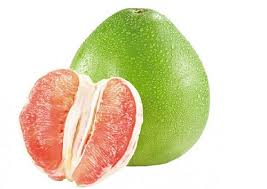
#> input picture sample.jpg/buoi_01.jpg, 267 x 189 px; its folder holds only this picture in this run
$ python -i segmentation_kmeans_threshold.py   (imports and definitions only)
#> lines starting #> are read from the running program, lines starting #| are printed output that depends on the picture
import cv2
import numpy as np
from tkinter import *
from tkinter import filedialog, messagebox
from PIL import Image, ImageTk

# ================== GIAO DIỆN CHÍNH ==================
# [4 lines not run here, left out]

# -------------- Biến toàn cục --------------
img_path = None
img_original = None
img_display = None
panel_original = None
panel_kmeans = None
panel_otsu = None
panel_manual = None
K = 3  # Số cụm K mặc định
DISPLAY_SIZE = (280, 280)
last_otsu_t = None


# ================== HÀM CHỌN ẢNH ==================
def choose_image():
    global img_path, img_original, img_display
    filetypes = [("Image files", "*.jpg;*.jpeg;*.png;*.bmp")]
    img_path = filedialog.askopenfilename(title="Chọn ảnh", filetypes=filetypes)
#> the answer given: sample.jpg/buoi_01.jpg
    if not img_path:
        return

    img_original = cv2.imread(img_path)
#> img_original is the input picture: shape (189, 267, 3); mean B, G, R 186.3, 218.7, 225.3
    if img_original is None:
        messagebox.showerror("Lỗi", "Không đọc được ảnh! Hãy chọn lại.")
        return

    # Hiển thị ảnh gốc và tính trước các kết quả phân đoạn để so sánh
    show_all_segments()
    label_status.config(text=f"Đã chọn ảnh: {img_path.split('/')[-1]}")


# ================== HÀM HIỂN THỊ ẢNH ==================
def show_image(img, panel, size=DISPLAY_SIZE):
    img_rgb = cv2.cvtColor(img, cv2.COLOR_BGR2RGB)
    img_rgb = cv2.resize(img_rgb, size)
    im = Image.fromarray(img_rgb)
    imgtk = ImageTk.PhotoImage(image=im)
    panel.imgtk = imgtk
    panel.config(image=imgtk)


# [27 lines left out: functions compute_kmeans, compute_otsu, compute_manual, not called in this run]


def show_all_segments():
    global img_original, img_display, K
    if img_original is None:
        return
    img = cv2.resize(img_original, DISPLAY_SIZE)
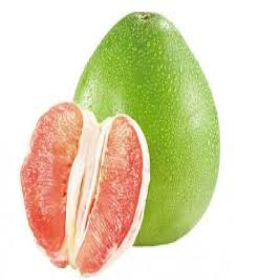
#> img: shape (280, 280, 3); mean B, G, R 186.2, 218.6, 225.3

    # gốc
    show_image(img, panel_original)

    # K-means
    img_k = compute_kmeans(img, K)
    show_image(img_k, panel_kmeans)

    # Otsu (compute and set slider if available)
    img_o, t = compute_otsu(img, None)
    show_image(img_o, panel_otsu)
    try:
        # store and update otsu slider/label only if present
        global last_otsu_t
        last_otsu_t = t
        if 'otsu_thresh_slider' in globals():
            otsu_thresh_slider.set(int(round(t)))
            otsu_label_value.config(text=f"T = {int(round(t))}")
    except Exception:
        pass

    # Manual
    manual_t = int(manual_thresh_slider.get()) if 'manual_thresh_slider' in globals() else 127
    img_m = compute_manual(img, manual_t)
    show_image(img_m, panel_manual)

    # mặc định lưu ảnh hiển thị là K-means
    img_display = img_k
    label_status.config(text=f"Hiển thị: Ảnh gốc, K-means (K={K}), Otsu, Manual")


# ================== PHÂN ĐOẠN ẢNH ==================
# [50 lines left out: functions segment_image, save_result, update_k, not called in this run]


# ================== GIAO DIỆN TKINTER ==================
# [2 lines that did not run here, left out]
# [1 line not run here, left out]

# [1 line that did not run here, left out]
# [1 line not run here, left out]

# [1 line that did not run here, left out]
# [1 line not run here, left out]
# [1 line that did not run here, left out]
# [1 line not run here, left out]
# [1 line that did not run here, left out]
# [1 line not run here, left out]
# [1 line that did not run here, left out]
# [5 lines not run here, left out]
# [1 line that did not run here, left out]
# [1 line not run here, left out]

# [1 line that did not run here, left out]
# [1 line not run here, left out]

# [2 lines that did not run here, left out]
# [1 line not run here, left out]

# [2 lines that did not run here, left out]
# [1 line not run here, left out]

# [2 lines that did not run here, left out]
# [1 line not run here, left out]

# [2 lines that did not run here, left out]
# [1 line not run here, left out]

# [2 lines that did not run here, left out]
# [1 line not run here, left out]

# [1 line that did not run here, left out]
# [2 lines not run here, left out]
# [1 line that did not run here, left out]
# [2 lines not run here, left out]
# [1 line that did not run here, left out]
# [1 line not run here, left out]

# Manual threshold control
# [1 line that did not run here, left out]
# [2 lines not run here, left out]
# [1 line that did not run here, left out]
# [2 lines not run here, left out]
# [1 line that did not run here, left out]
# [1 line not run here, left out]

# [18 lines left out: function update_manual_label, not called in this run]

# [1 line not run here, left out]

# Otsu threshold control (initialized when image selected)
# [1 line that did not run here, left out]
# [2 lines not run here, left out]
# [1 line that did not run here, left out]
# [2 lines not run here, left out]
# [1 line that did not run here, left out]
# [1 line not run here, left out]

# [10 lines left out: function update_otsu_label, not called in this run]

# [1 line not run here, left out]

# [1 line that did not run here, left out]
# [3 lines not run here, left out]

#> (the run stopped early here; a loop or call above may not have finished)
